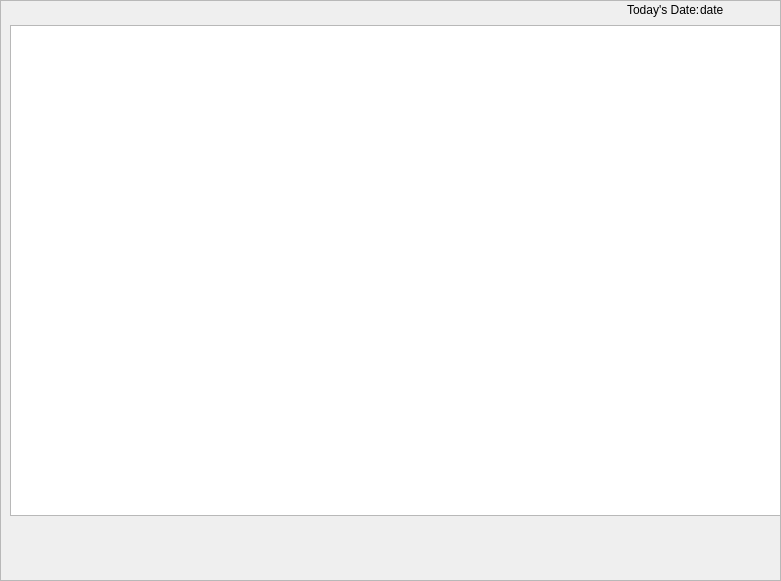
   <widget class="QFrame" name="frameadmin">
    <property name="geometry">
     <rect>
      <x>5</x>
      <y>45</y>
      <width>781</width>
      <height>581</height>
     </rect>
    </property>
    <property name="frameShape">
     <enum>QFrame::StyledPanel</enum>
    </property>
    <property name="frameShadow">
     <enum>QFrame::Raised</enum>
    </property>
    <widget class="QLabel" name="datedisplay_2">
     <property name="geometry">
      <rect>
       <x>700</x>
       <y>2</y>
       <width>71</width>
       <height>16</height>
      </rect>
     </property>
     <property name="text">
      <string>date</string>
     </property>
    </widget>
    <widget class="QLabel" name="datedisplaylbl2">
     <property name="geometry">
      <rect>
       <x>627</x>
       <y>2</y>
       <width>71</width>
       <height>16</height>
      </rect>
     </property>
     <property name="text">
      <string>Today's Date:</string>
     </property>
    </widget>
    <widget class="QTableView" name="table_availability">
     <property name="geometry">
      <rect>
       <x>10</x>
       <y>25</y>
       <width>771</width>
       <height>491</height>
      </rect>
     </property>
     <attribute name="horizontalHeaderCascadingSectionResizes">
      <bool>true</bool>
     </attribute>
     <attribute name="horizontalHeaderMinimumSectionSize">
      <number>150</number>
     </attribute>
     <attribute name="horizontalHeaderDefaultSectionSize">
      <number>150</number>
     </attribute>
     <attribute name="horizontalHeaderStretchLastSection">
      <bool>true</bool>
     </attribute>
    </widget>
   </widget>
